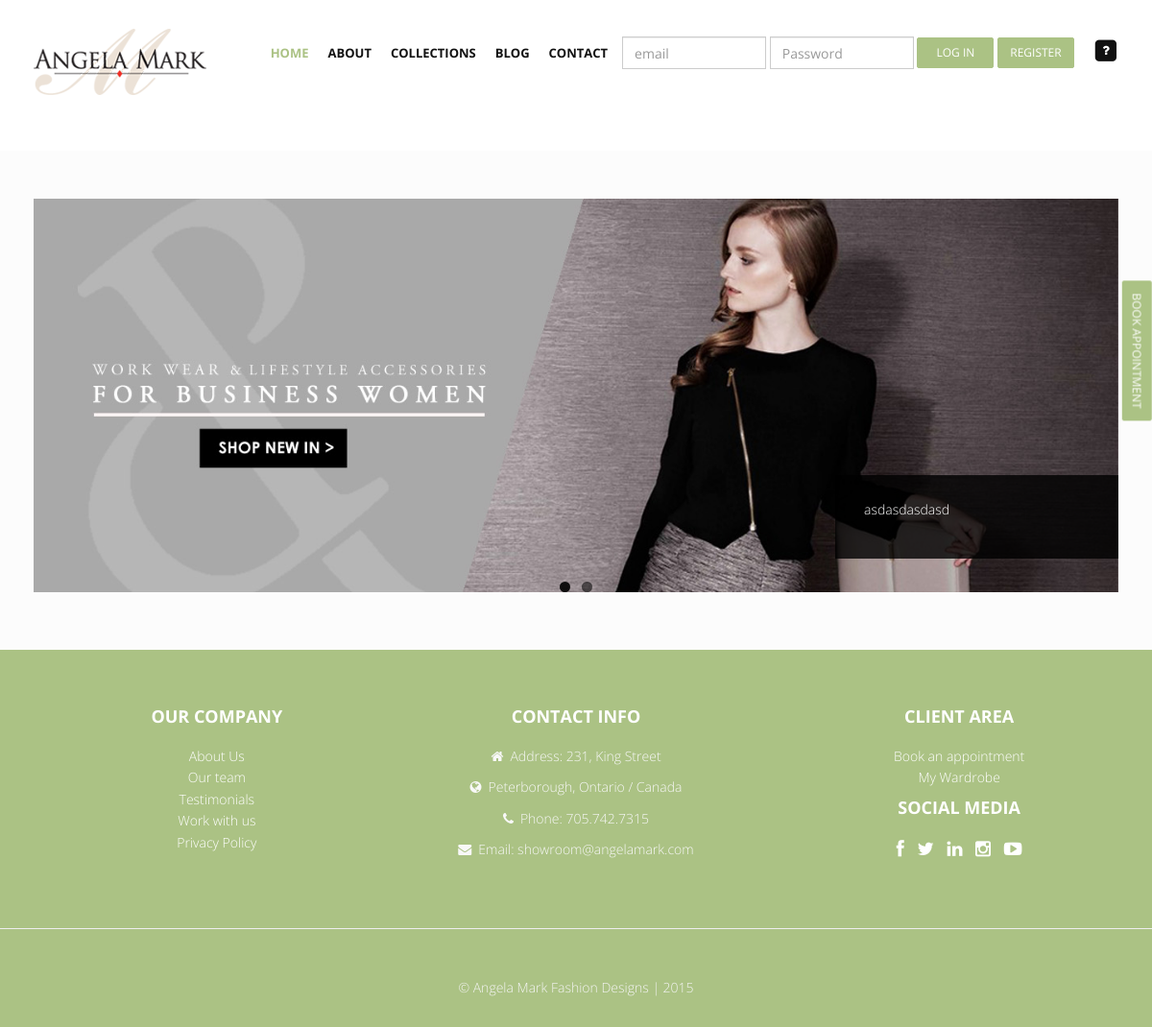
The page /AngelaFinal/index.php on the database its author committed.
### tables this page shows
CREATE TABLE IF NOT EXISTS `logos` (
  `id` int(10) unsigned NOT NULL,
  `path` varchar(200) NOT NULL
);

CREATE TABLE IF NOT EXISTS `pagephotos` (
  `id` int(4) NOT NULL,
  `path` varchar(200) NOT NULL,
  `pageId` int(4) DEFAULT NULL,
  `date` timestamp NOT NULL DEFAULT CURRENT_TIMESTAMP,
  `active` int(1) NOT NULL,
  `subtitle` varchar(80) DEFAULT NULL,
  `description` varchar(200) DEFAULT NULL
);

### AngelaFinal/src/factories/factoryDAOPdo.php (called while the page is built, shortened)
<?php
	require_once DIR_PDO.'managementPhotosDAOPdo.php';
	require_once DIR_PDO.'managementContentDAOPdo.php';
class FactoryDAOPdo implements FactoryDAO {
	private static $instance = null;
	public static function getInstance() {
		if (self::$instance == null) {
			self::$instance = new FactoryDAOPdo();
		}
		return self::$instance;
	}
	public function createManagementPhotosPersistence() {
		return new ManagementPhotosDAOPdo();
	}
	public function createManagementContentPersistence() {
		return new ManagementContentDAOPdo();
	}
}
?>

### AngelaFinal/src/controllers/managementContentController.php (called while the page is built, shortened)
<?php
	require_once DIR_FAC.'factoryDAOPdo.php';
class ManagementContentController {
	private $persistenceManagement;
	public function __construct() {
		$this->factory = FactoryDAOPdo::getInstance();
		$this->persistenceManagement = $this->factory->createManagementContentPersistence();
	}
	public function searchLogo(){
		$result = $this->persistenceManagement->searchLogo();
		return $result;
	}
}
 ?>

### AngelaFinal/src/views/managementContentView.php (called while the page is built, shortened)
<?php
	require_once DIR_MOD.'managementContent.php';
	require_once DIR_CON.'managementContentController.php';
class ManagementContentView{
	private $managementContentController;
	function __construct() {
		$this->managementContentController = new ManagementContentController();
	}
	public function searchLogo(){
		$result = $this->managementContentController->searchLogo();
		return $result;
	}
}
 ?>

### AngelaFinal/src/persistenceDAOPdo/managementContentDAOPdo.php (called while the page is built, shortened)
<?php
	require_once DIR_MOD.'managementContent.php';
class ManagementContentDAOPdo implements ManagementContentDAO {
	public function searchLogo() {
		$className = 'ConnectionDAOPdo';
		$con = $className::getConnection();
		$query = 'SELECT * FROM logos Where id = 1';
		$stmt = $con->prepare($query);
		$stmt->execute();
		$result = $stmt->fetchAll();
		$management = '';
		foreach ($result as $row) {
			$management = new ManagementContent();
			$management->setIdLogo($row['id']);
			$management->setLogo($row['path']);
		}
		return $management;
	}
}
?>

### AngelaFinal/src/models/managementContent.php (called while the page is built, shortened)
<?php
class ManagementContent{
	private $logo;
	function getLogo(){
		return $this->logo;
	}
	function setLogo($logo){
		$this->logo=$logo;
	}
}

### AngelaFinal/src/controllers/managementPhotosController.php (called while the page is built, shortened)
<?php
	require_once DIR_FAC.'factoryDAOPdo.php';
class ManagementPhotosController {
	private $persistenceManagement;
	public function __construct() {
		$this->factory = FactoryDAOPdo::getInstance();
		$this->persistenceManagement = $this->factory->createManagementPhotosPersistence();
	}
	public function searchPhotos($param,$value,$type){
		$result = $this->persistenceManagement->searchPhotos($param,$value,$type);
		return $result;
	}
}
 ?>

### AngelaFinal/src/views/managementPhotosView.php (called while the page is built, shortened)
<?php
	require_once DIR_MOD.'managementPhotos.php';
	require_once DIR_CON.'managementPhotosController.php';
class ManagementPhotosView{
	private $managementPhotosController;
	function __construct() {
		$this->managementPhotosController = new ManagementPhotosController();
	}
	public function searchPhotos($param,$value,$type) {
		$result = $this->managementPhotosController->searchPhotos($param,$value,$type);
		return $result;
	}
}
 ?>

### AngelaFinal/src/persistenceDAOPdo/managementPhotosDAOPdo.php (called while the page is built, shortened)
<?php
	require_once DIR_MOD.'managementPhotos.php';
class ManagementPhotosDAOPdo implements ManagementPhotosDAO {
	public function searchPhotos($param,$value,$type) {
		$className = 'ConnectionDAOPdo';
		$con = $className::getConnection();
		$query = 'SELECT * FROM pagephotos Where '.$param.' = '.$value;
		$stmt = $con->prepare($query);
		$stmt->execute();
		$result = $stmt->fetchAll();
		$management = '';
		$managementsList = new ArrayObject();
		foreach ($result as $row) {
			$management = new ManagementPhotos();
			$management->setIdPhoto($row['id']);
			$management->setPathPhoto($row['path']);
			$management->setPageIdPhoto($row['pageId']);
			$management->setDates($row['date']);
			$management->setActive($row['active']);
			$management->setSubtitle($row['subtitle']);
			$management->setDescription($row['description']);
			$managementsList->append($management);
		}
		if($type==1){
			return $management;
		}elseif($type==2){
			return $managementsList;
		}
	}
}
?>

### AngelaFinal/src/models/managementPhotos.php (called while the page is built, shortened)
<?php
class ManagementPhotos{
	private $pathPhoto;
	private $active;
	private $subtitle;
	function getPathPhoto(){
		return $this->pathPhoto;
	}
	function getActive(){
		return $this->active;
	}
	function getSubtitle(){
		return $this->subtitle;
	}
	function setPathPhoto($pathPhoto){
		$this->pathPhoto=$pathPhoto;
	}
	function setActive($active){
		$this->active=$active;
	}
	function setSubtitle($subtitle){
		$this->subtitle=$subtitle;
	}
}
?>

### AngelaFinal/web/layout/slider.php (the view, shortened to what this page needs)
<?php
	require_once (DIR_VIE.'managementPhotosView.php');
	$manegementPhotosView = new ManagementPhotosView();
	$list = $manegementPhotosView->searchPhotos('pageId','1','2');
	$code = '';
	foreach ($list as $row) {
		$path = $row->getPathPhoto();
		$subtitle = $row->getSubtitle();
		$status = $row->getActive();
		if($status == 1){
			$code .='<li>
						<img src="'.$path.'"  alt="" />
						<div class="flex-caption">
							<p>'.$subtitle.'</p>
						</div>
					  </li>';
		}
	}
?>
				<div id="main-slider" class="flexslider">
					<ul class="slides">
					  <?php echo $code;?>
					</ul>
				</div>

### AngelaFinal/web/layout/header.php (shortened to what this page needs)
<?php
require_once (DIR_VIE.'managementContentView.php');
$layoutManagementContentView = new ManagementContentView();
$logo = $layoutManagementContentView->searchLogo()->getLogo();
?>
	<header>
        <div class="navbar navbar-default navbar-fixed-top">
            <div class="container">
                <div class="navbar-header">
                    <a class="navbar-brand" href="./index.php">
						<img src="./<?php echo $logo; ?>">
					</a>
                </div>
                <div class="navbar-collapse collapse " id="navbar-main">
					<div>
						<button class="btn btn-theme" Style=" transform: rotate(90deg); cursor: pointer; right:-57px; top:0px; margin-top:350px; z-index:999997; position:fixed;" data-direction='left' data-toggle="modal" data-target="#myBook">Book Appointment</button>
					</div>
                    <ul class="nav navbar-nav">
                        <li class="active"><a href="./index.php">Home</a></li>
                        <li class="dropdown" >
                            <a href="#" id="dropdownactive" class="dropdown-toggle " data-toggle="dropdown" data-hover="dropdown" data-delay="0" data-close-others="false">About <b class=" icon-angle-down"></b></a>
                        </li>
                        <li class="dropdown" >
                            <a href="#" id="dropdownactive" class="dropdown-toggle " data-toggle="dropdown" data-hover="dropdown" data-delay="0" data-close-others="false">Collections <b class=" icon-angle-down"></b></a>
                        </li>
                        <li><a href="http://projectblog.byethost12.com/wp/" >Blog</a></li>
                        <li><a href="./web/pages/contact.php" >Contact</a></li>
						<li>
							<form class="navbar-form navbar-right"   action="./src/handlers/userHandler.php?a=login" method="post">
								<div class="form-group" >
									<input type="email" class="form-control" style="width:150px" name="email" required placeholder="email">
								</div>
								<div class="form-group">
									<input type="password" class="form-control" style="width:150px" name="password" required placeholder="Password">
								</div>
								<div class="form-group">
									<button type="submit" style="width:80px" class="btn btn-theme" >Log In</button>
								</div>
								<div class="form-group">
									<div data-toggle="modal" data-target="#myModal">
										<button type="button" style="width:80px" class="btn btn-theme">Register</button>
									</div>
								</div>
							</form>
                        </li>
                        <li class="dropdown" >
                            <a href="#" title="Forgot your password?" data-toggle="modal" data-target="#myRecovery">
                                <span class="fa-stack">
                                    <i class="fa fa-square fa-stack-2x"></i>
                                    <i class="fa fa-question fa-stack-1x fa-inverse"></i>
                                </span>
                            </a>
                        </li>
                    </ul>
                </div>
            </div>
        </div>
		</div>

### AngelaFinal/web/assets/css/flexslider.css (style rules this page uses)
.slides, .flex-control-nav, .flex-direction-nav { margin: 0; padding: 0; list-style: none; }
.flexslider { margin: 0; padding: 0; }
.flexslider .slides > li { display: none; -webkit-backface-visibility: hidden; }
.flexslider .slides img { width: 100%; display: block; }
.slides:after { content: "."; display: block; clear: both; visibility: hidden; line-height: 0; height: 0; }
.flexslider { background:none; position: relative; zoom: 1; }
.flexslider .slides { zoom: 1; }
.carousel li { margin-right: 5px }
.flex-caption { background: rgba(0,0,0,.8); margin-left:5px;bottom:5px; position:absolute;padding:20px; z-index:99; }
.flex-caption p { font-size: 14px !important; line-height: 22px; font-weight:300; color: #fff }

### AngelaFinal/web/assets/css/style.css (style rules this page uses)
body { font-family:'Open Sans', Arial, sans-serif; font-size:14px; font-weight:300; line-height:1.6em; color:#656565; }
.container { padding:0 20px 0 20px; position:relative; }
header .navbar { margin-bottom: 0; }
.navbar-default { border: none; }
.navbar-brand { color: #222; text-transform: uppercase; font-size: 24px; font-weight: 700; line-height: 1em; letter-spacing: -1px; margin-top: 30px; padding: 0 0 0 15px; }
header .navbar-collapse ul.navbar-nav { float: right; margin-right: 0; }
header .navbar-default { background-color: #fff; }
header .nav li a:hover, header .nav li a:focus, header .nav li.active a, header .nav li.active a:hover, header .nav li a.dropdown-toggle:hover, header .nav li a.dropdown-toggle:focus, header .nav li.active ul.dropdown-menu li a:hover, header .nav li.active ul.dropdown-menu li.active a { -webkit-transition: all .3s ease; -moz-transition: all .3s ease; -ms-transition: all .3s ease; -o-transition: all .3s ease; transition: all .3s ease; }
header .navbar { min-height: 100px; }
header .navbar-nav > li { padding-bottom: 30px; padding-top: 30px; }
header .navbar-nav > li > a { padding-bottom: 6px; padding-top: 5px; margin-left: 2px; line-height: 30px; font-weight: 700; -webkit-transition: all .3s ease; -moz-transition: all .3s ease; -ms-transition: all .3s ease; -o-transition: all .3s ease; transition: all .3s ease; }
.navbar-default .navbar-nav > .active > a, .navbar-default .navbar-nav > .active > a:hover, .navbar-default .navbar-nav > .active > a:focus { background-color: #fff; }
header ul.nav li { border:none; margin:0; }
header ul.nav li a { font-size:12px; border:none; font-weight:700; text-transform:uppercase; }
.navbar .nav > li > a { color: #111; text-shadow: none; }
.navbar .nav > .active > a,.navbar .nav > .active > a:hover { background:none; font-weight:700; }
ul.nav li.dropdown a { z-index:1000; display:block; }
#featured .flexslider { padding:0; margin: 50px 0 30px; background: #fff; position: relative; zoom: 1; }
.flex-caption { background:none; -ms-filter:progid:DXImageTransform.Microsoft.gradient(startColorstr=#4C000000,endColorstr=#4C000000); filter:progid:DXImageTransform.Microsoft.gradient(startColorstr=#4C000000,endColorstr=#4C000000); zoom: 1; }
.flex-caption { bottom: 35px; background-color: rgba(0, 0, 0, 0.8); color: #fff; margin: 0; padding: 25px 25px 25px 30px; position: absolute; right: 0; width: 295px; }
.flex-caption p { margin: 0 0 15px; }
.btn-theme { color: #fff; }

### AngelaFinal/web/assets/css/loginForm.css (style rules this page uses)
a { color: #000; margin: 0; padding: 0; text-decoration: none; }

### rows shown on the page
logos: path (picture)
pagephotos: path (picture), subtitle "asdasdasdasd"
